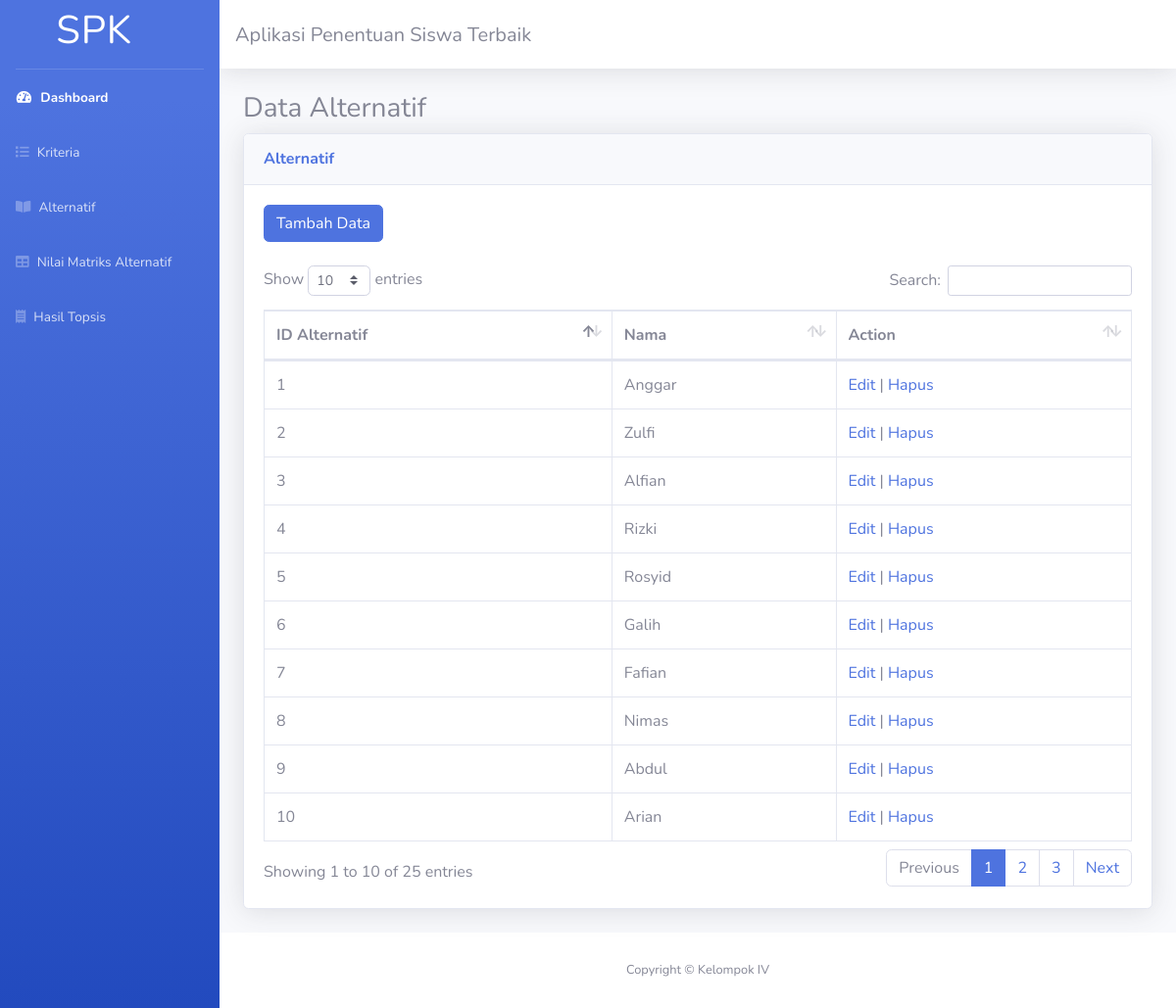
The page /Presentasi/main/index.php?page=tampil_alternatif on the database its author committed.
### tables this page shows
CREATE TABLE `tab_alternatif` (
  `id_alternatif` int(11) NOT NULL,
  `nama_alternatif` varchar(50) NOT NULL
);

### Presentasi/main/alternatif/tampil.php (the view, shortened to what this page needs)
 <h3>Data Alternatif</h3>
 <div class="card shadow mb-4">
    <div class="card-header py-3">
        <h6 class="m-0 font-weight-bold text-primary">Alternatif</h6>
    </div>
    <div class="card-body">
        <div class="table-responsive">
            <a href="?page=tambah_alternatif">
                <button class="btn btn-primary">Tambah Data</button>
            </a>
            <br><br>
            <table class="table table-bordered" id="dataTable" width="100%" cellspacing="0">
               <thead>
                    <tr>
                        <th>ID Alternatif</th>
                        <th>Nama</th>
                        <th>Action</th>
                    </tr>
                </thead>
                <tbody>
                  <?php
                     require'../koneksi.php';
                     $query=mysqli_query($koneksi, "SELECT * FROM tab_alternatif");
                     while($tampil=mysqli_fetch_array($query)){
                ?>
                    <tr>
                        <td><?php echo $tampil['id_alternatif']; ?></td>
                        <td><?php echo $tampil['nama_alternatif']; ?></td>
                        <td>
                            <a href="?page=edit_alternatif&id_alternatif=<?php echo $tampil['id_alternatif']; ?>" class="link">Edit</a> |
                            <a href="?page=hapus_alternatif&id_alternatif=<?php echo $tampil['id_alternatif']; ?>" class="link" onclick="return confirm('Apakah anda yakin ingin menghapus data ini?')">Hapus</a>
                        </td>
                <?php } ?>
                    </tr>
                </tbody>
            </table>
        </div>
    </div>
</div>

### Presentasi/main/index.php (shortened to what this page needs)
<!DOCTYPE html>
<html lang="en">
<head>
    <link href="vendor/fontawesome-free/css/all.min.css" rel="stylesheet" type="text/css">
    <link href="css/sb-admin-2.min.css" rel="stylesheet">
    <link href="vendor/datatables/dataTables.bootstrap4.min.css" rel="stylesheet">
</head>
<body id="page-top">
    <div id="wrapper">
        <ul class="navbar-nav bg-gradient-primary sidebar sidebar-dark accordion" id="accordionSidebar">
            <a class="sidebar-brand d-flex align-items-center justify-content-center" href="index.php">
                <div class="sidebar-brand-icon ">
                    <h1>SPK</h1>
                </div>
            </a>
            <hr class="sidebar-divider my-0">
            <li class="nav-item active">
                <a class="nav-link" href="index.php">
                    <i class="fas fa-fw fa-tachometer-alt"></i>
                    <span>Dashboard</span></a>
                </li>
                <li class="nav-item">
                    <a class="nav-link" href="?page=tampil_kriteria">
                        <i class="fas fa-list"></i>
                        <span>Kriteria</span></a>
                    </li>
                    <li class="nav-item">
                        <a class="nav-link" href="?page=tampil_alternatif">
                            <i class="fas fa-book-open"></i>
                            <span>Alternatif</span></a>
                        </li>
                        <li class="nav-item">
                            <a class="nav-link" href="?page=tampil_matriks">
                                <i class="fas fa-table"></i>
                                <span>Nilai Matriks Alternatif</span></a>
                            </li>
                            <li class="nav-item">
                                <a class="nav-link" href="?page=tampil_hasil">
                                    <i class="fas fa-receipt"></i>
                                    <span>Hasil Topsis</span></a>
                                </li>
                            </ul>
                            <div id="content-wrapper" class="d-flex flex-column">
                                <div id="content">
                                    <nav class="navbar navbar-expand navbar-light bg-white topbar mb-4 static-top shadow">
                                        <h5 style="margin-top:1%;">Aplikasi Penentuan Siswa Terbaik</h5>
                                        <ul class="navbar-nav ml-auto">
                                            <li class="nav-item dropdown no-arrow">
                                                <a class="nav-link dropdown-toggle" href="#" id="userDropdown" role="button"
                                                data-toggle="dropdown" aria-haspopup="true" aria-expanded="false">
                                            </a>
                                        </li>
                                    </ul>
                                </nav>
                                <div class="container-fluid">
                                    <?php
                                    if(isset($_GET['page'])){
                                        $page = $_GET['page'];
                                        switch ($page) {
                                            case 'tampil_alternatif':
                                            include "alternatif/tampil.php";
                                            break;
                                        }
                                    }
                                    ?>
                                </div>
                            </div>
                            <footer class="sticky-footer bg-white">
                                <div class="container my-auto">
                                    <div class="copyright text-center my-auto">
                                        <span>Copyright &copy; Kelompok IV</span>
                                    </div>
                                </div>
                            </footer>
                        </div>
                    </div>
            </body>
            </html>

### rows shown on the page
tab_alternatif: id_alternatif "1", nama_alternatif "Anggar"
tab_alternatif: id_alternatif "2", nama_alternatif "Zulfi"
tab_alternatif: id_alternatif "3", nama_alternatif "Alfian"
tab_alternatif: id_alternatif "4", nama_alternatif "Rizki"
tab_alternatif: id_alternatif "5", nama_alternatif "Rosyid"
tab_alternatif: id_alternatif "6", nama_alternatif "Galih"
tab_alternatif: id_alternatif "7", nama_alternatif "Fafian"
tab_alternatif: id_alternatif "8", nama_alternatif "Nimas"
tab_alternatif: id_alternatif "9", nama_alternatif "Abdul"
tab_alternatif: id_alternatif "10", nama_alternatif "Arian"
